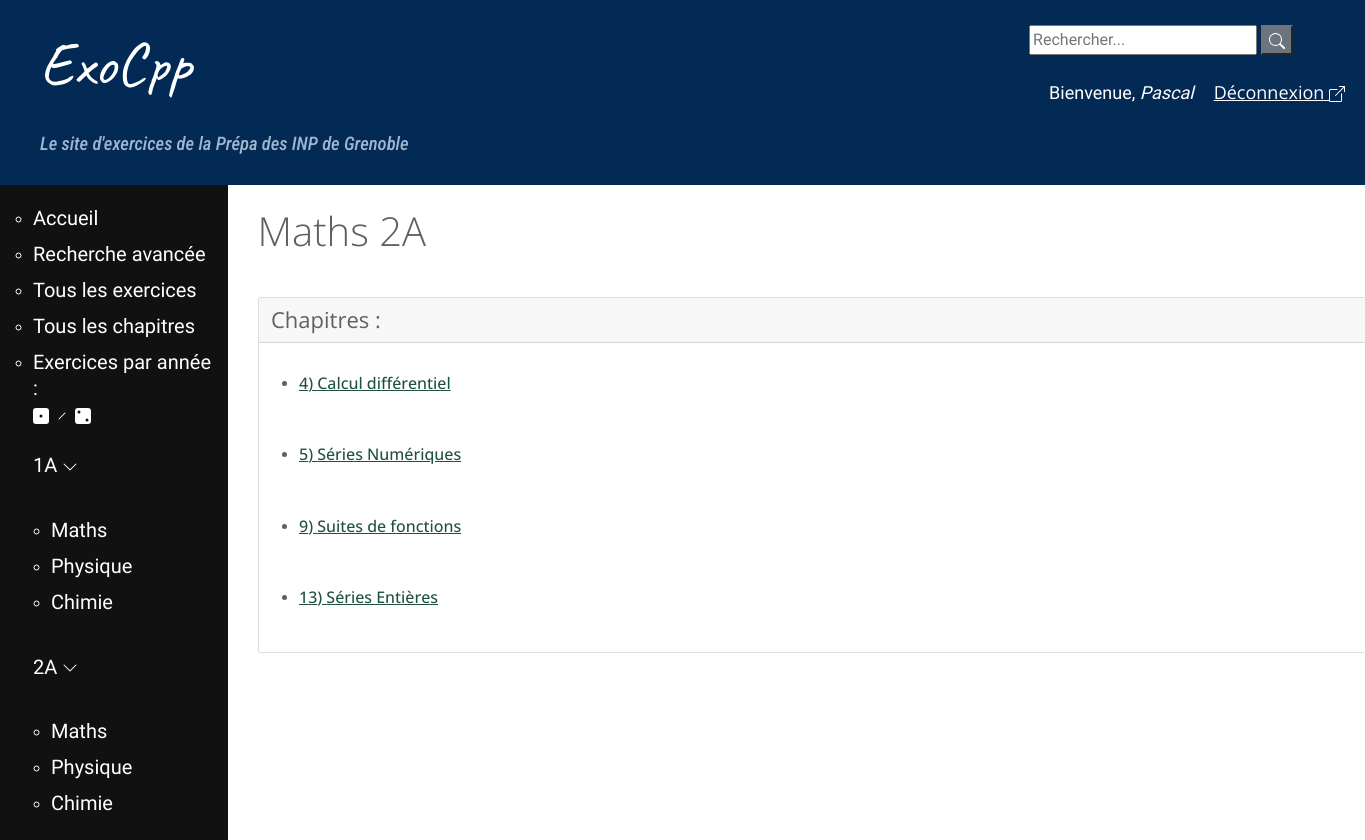
The page /maths_2A (signed in) on the database its author committed.
### exo/models.py (models this page shows, shortened)
class Chapitre(models.Model):
    annee = models.CharField(max_length=2, choices = [('1A', 'Première année'),
        ('2A', 'Deuxième année')])
    matiere = models.CharField(max_length=40, choices = MATIERES)
    nom = models.CharField(max_length=200, null=False, unique=True)
    numero = models.IntegerField(null=True, error_messages={"invalid_choice" : "Ce numéro de chapitre existe déjà."},
        help_text="Vous pouvez numéroter le chapitre/module \
        pour permettre un classement dans l'ordre du programme (recommandé, \
        la valeur par défaut est 1)", default=1, unique=True)
    def get_absolute_url(self):
        return reverse('chapitre-details', args=[str(self.id)])

### exo/views.py (the view)
# urls.py: path('maths_2A', views.maths_2A, name="2A-maths"),
@login_required(login_url='login')
def maths_2A(request):
	m_list = Chapitre.objects.filter(annee='2A').filter(matiere='Maths').order_by('numero')
	return render(request, 'exo/2A-maths.html', {'m_list' : m_list})

### exo/templates/exo/2A-maths.html (shortened to what this page needs)
{% extends 'base_generic.html' %}
{% block content %}
	<h1>Maths 2A</h1>
		<div class="card">
			  <h4 class="card-header">Chapitres :</h4>
			<ul>
			{% for chapitre in m_list %}
				<div class="card-body">
					<li>
			    	<h6 class="card-title"><a href="{{ chapitre.get_absolute_url }}">{{ chapitre.numero }}) {{ chapitre.nom }}</a></h6>
			    	</li>
			  	</div>
			{% endfor %}
			</ul>
		</div>
{% endblock %}

### exo/templates/base_generic.html (shortened to what this page needs)
{% load static %}
<!DOCTYPE html>
<html lang="en">
<head>
  <link rel="stylesheet" href="https://stackpath.bootstrapcdn.com/bootstrap/4.1.3/css/bootstrap.min.css">
  <link rel="stylesheet" href="{% static 'css/styles.css' %}">
  <link rel="stylesheet" href="https://use.fontawesome.com/releases/v5.6.1/css/all.css">
<link rel='stylesheet' id='pretty-checkbx-css'  href='https://cdn.jsdelivr.net/npm/pretty-checkbox@3.0/dist/pretty-checkbox.min.css?ver=5.4.4' type='text/css' media='all' />
<link rel="stylesheet" type="text/css" href="{% static 'css/styles2.css' %}"/>
</head>
<body>
<div id="page">
<div id="bloc principal">
  <div class="page-header">
      <div class="wrapper col1">
        <div id="topbar">
          <div id="search">
            <form class="search" method=POST action="{% url 'search-chap' %}">
              <input class="barre-recherche" type="search" placeholder="Rechercher..." aria-label="Recherche" name="searched">
              <button class="btn-secondary" type="submit">{% include './exo/icons/search.svg'%}</button>
            </form>
            <br/>
            <span class="hello-msg">Bienvenue, <em>{{ request.user }}</em><a href="{% url 'logout' %}" class="hello-msg">Déconnexion {% include './exo/icons/box-arrow-up-right.svg'%}</a></span>
          </div>
        </div>
      </div>
      <div class="titre">
      <h1><a href="/">ExoCpp</a></h1>
      <h5>Le site d'exercices de la Prépa des INP de Grenoble</h5>
      </div>
  </div>
  <div class="container-fluid">
    <div class="row">
          <div class="col-sm-2">
          {% block sidebar %}
          <ul class="puces-navbar">
              <li><h4><a href="{% url 'home' %}">Accueil</a></h4></li>
              <li><h4><a href="{% url 'exercice_filtres' %}">Recherche avancée</a></h4></li>
              <li><h4><a href="{% url 'exercices' %}">Tous les exercices</a></h4></li>
              <li><h4><a href="{% url 'chapitres' %}">Tous les chapitres</a></h4></li>
              <li><h4><a href="#">Exercices par année :</a><br/><a href="{% url '1A' %}">{% include './exo/icons/dice-1-fill.svg' %}</a> {% include './exo/icons/slash.svg' %} <a href="{% url '2A' %}">{% include './exo/icons/dice-2-fill.svg' %}</a></h4></li>
          {% endblock %}
          <div id="menu">
    <h4><a href="{% url '1A' %}">1A {% include './exo/icons/chevron-down.svg' %}</a></h4><br/>
    <ul class="puces-navbar">
        <li><h4><a href="{% url '1A-maths' %}">Maths</a></h4></li>
        <li><h4><a href="{% url '1A-physique' %}">Physique</a></h4></li>
        <li><h4><a href="{% url '1A-chimie' %}">Chimie</a></h4></li>
    </ul>
    <br/>
    <h4><a href="{% url '2A' %}">2A {% include './exo/icons/chevron-down.svg' %}</a></h4><br/>
    <ul class="puces-navbar">
        <li><h4><a href="{% url '2A-maths' %}">Maths</a></h4></li>
        <li><h4><a href="{% url '2A-physique' %}">Physique</a></h4></li>
        <li><h4><a href="{% url '2A-chimie' %}">Chimie</a></h4></li>
    </ul>
</div>
</ul>
      </div>
         <div class="col-sm-10">
            <div class="container">
              {% block content %}
              {% endblock %}
            </div>
            <br/>
            <br/>
         </div>
    </div>
  </div>
</div>
</div>
</body>
</html>

### exo/static/css/styles.css (style rules this page uses)
#menu { padding-top: 15px; margin-bottom: 0px; }
.page-header { height: 10%; min-height: 60px; background-color: #032955; margin-top: 0; padding: 10px 20px 25px 40px; }
.page-header h1, .page-header h1 a, .page-header h1 a:visited, .page-header h1 a:active { color: #ffffff; font-size: 54pt; text-decoration: none; }
h1 a, h2 a { color: #FFFFFF; font-family: 'Caveat', cursive; }
.page-header h5 { color: #A0B5CE; font-family: 'Caveat', cursive; }
h5 { color: #A0B5CE; font-size: 18pt; }
h4 a { color: #FFFFFF; font-family: 'Cuprum', sans-serif; }
.col-sm-2 { background-color: #111; padding-top: 20px }
.col-sm-2 h4, .col-sm-2 h4 a { color: #FFFFFF; font-size: 15pt; text-decoration: none; margin-bottom:10px; font-weight:400; font-style:normal; text-transform:none }
#topbar #search { height:45px; padding:15px 0;display:block; float:right; }
.puces-navbar { list-style: circle; color: white; }
.titre h1 a { color: #FFFFFF; font-size: 46pt; text-decoration: none; font-weight:400; font-style:normal; text-transform:none }
.titre h5 { font-size: 14pt; text-decoration: none; margin-bottom:4px; font-weight:500; font-style:italic; text-transform:none; font-family: 'Roboto Condensed', sans-serif; }
html, body { height: 100% }
#page { min-height: 100%; position: relative; }
.col-sm-10 { padding-top: 20px; }
h6 { line-height: 50%; }
.card { margin-top: 40px; }
.container-fluid { margin-left: 100px; }
.card-body { margin-left: 10px; }
.card-title { padding-top: 18px; }

### exo/templates/base_generic.html (style rules this page uses)
a, a:hover { color: #20513f; }
h1, h2, h3, h4, h5, h6, .h1, .h2, .product-info .product_title, .product-info .price, .h3, .h4, .h5, .h6 { font-family: 'Open Sans', Helvetica, Arial, sans-serif; }
a { font-family: 'Open Sans', Helvetica, Arial, sans-serif; }
.hello-msg { font-size: 18px; color: #fff; margin-left: 20px; }

### rows shown on the page
Chapitre: numero "4", nom "Calcul différentiel"
Chapitre: numero "5", nom "Séries Numériques"
Chapitre: numero "9", nom "Suites de fonctions"
Chapitre: numero "13", nom "Séries Entières"

### other values the page prints
{{ request.user }} "Pascal"
